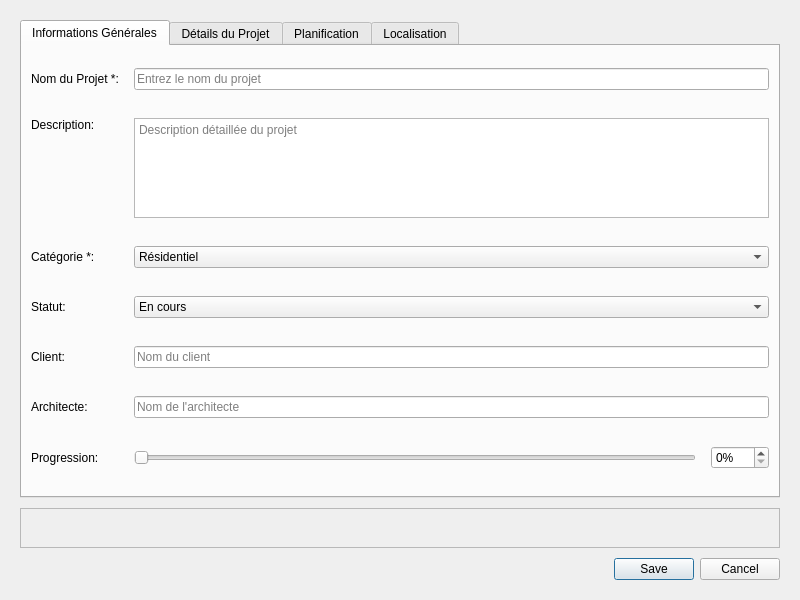
<?xml version="1.0" encoding="UTF-8"?>
<ui version="4.0">
 <class>ProjetDialog</class>
 <widget class="QDialog" name="ProjetDialog">
  <property name="geometry">
   <rect>
    <x>0</x>
    <y>0</y>
    <width>800</width>
    <height>600</height>
   </rect>
  </property>
  <property name="windowTitle">
   <string>Gestion de Projet - ArchiFlow</string>
  </property>
  <property name="modal">
   <bool>true</bool>
  </property>
  <layout class="QVBoxLayout" name="verticalLayout">
   <property name="spacing">
    <number>10</number>
   </property>
   <property name="leftMargin">
    <number>20</number>
   </property>
   <property name="topMargin">
    <number>20</number>
   </property>
   <property name="rightMargin">
    <number>20</number>
   </property>
   <property name="bottomMargin">
    <number>20</number>
   </property>
   <item>
    <widget class="QTabWidget" name="tabWidget">
     <property name="currentIndex">
      <number>0</number>
     </property>
     <widget class="QWidget" name="tabGeneral">
      <attribute name="title">
       <string>Informations Générales</string>
      </attribute>
      <layout class="QFormLayout" name="formLayoutGeneral">
       <property name="horizontalSpacing">
        <number>15</number>
       </property>
       <property name="verticalSpacing">
        <number>15</number>
       </property>
       <item row="0" column="0">
        <widget class="QLabel" name="labelNom">
         <property name="text">
          <string>Nom du Projet *:</string>
         </property>
        </widget>
       </item>
       <item row="0" column="1">
        <widget class="QLineEdit" name="lineEditNom">
         <property name="placeholderText">
          <string>Entrez le nom du projet</string>
         </property>
        </widget>
       </item>
       <item row="1" column="0">
        <widget class="QLabel" name="labelDescription">
         <property name="text">
          <string>Description:</string>
         </property>
         <property name="alignment">
          <set>Qt::AlignLeading|Qt::AlignLeft|Qt::AlignTop</set>
         </property>
        </widget>
       </item>
       <item row="1" column="1">
        <widget class="QTextEdit" name="textEditDescription">
         <property name="maximumSize">
          <size>
           <width>16777215</width>
           <height>100</height>
          </size>
         </property>
         <property name="placeholderText">
          <string>Description détaillée du projet</string>
         </property>
        </widget>
       </item>
       <item row="2" column="0">
        <widget class="QLabel" name="labelCategorie">
         <property name="text">
          <string>Catégorie *:</string>
         </property>
        </widget>
       </item>
       <item row="2" column="1">
        <widget class="QComboBox" name="comboBoxCategorie">
         <item>
          <property name="text">
           <string>Résidentiel</string>
          </property>
         </item>
         <item>
          <property name="text">
           <string>Commercial</string>
          </property>
         </item>
         <item>
          <property name="text">
           <string>Industriel</string>
          </property>
         </item>
         <item>
          <property name="text">
           <string>Institutionnel</string>
          </property>
         </item>
         <item>
          <property name="text">
           <string>Rénovation</string>
          </property>
         </item>
        </widget>
       </item>
       <item row="3" column="0">
        <widget class="QLabel" name="labelStatut">
         <property name="text">
          <string>Statut:</string>
         </property>
        </widget>
       </item>
       <item row="3" column="1">
        <widget class="QComboBox" name="comboBoxStatut">
         <item>
          <property name="text">
           <string>En cours</string>
          </property>
         </item>
         <item>
          <property name="text">
           <string>Terminé</string>
          </property>
         </item>
         <item>
          <property name="text">
           <string>En attente</string>
          </property>
         </item>
         <item>
          <property name="text">
           <string>Annulé</string>
          </property>
         </item>
         <item>
          <property name="text">
           <string>Suspendu</string>
          </property>
         </item>
        </widget>
       </item>
       <item row="4" column="0">
        <widget class="QLabel" name="labelClient">
         <property name="text">
          <string>Client:</string>
         </property>
        </widget>
       </item>
       <item row="4" column="1">
        <widget class="QLineEdit" name="lineEditClient">
         <property name="placeholderText">
          <string>Nom du client</string>
         </property>
        </widget>
       </item>
       <item row="5" column="0">
        <widget class="QLabel" name="labelArchitecte">
         <property name="text">
          <string>Architecte:</string>
         </property>
        </widget>
       </item>
       <item row="5" column="1">
        <widget class="QLineEdit" name="lineEditArchitecte">
         <property name="placeholderText">
          <string>Nom de l'architecte</string>
         </property>
        </widget>
       </item>
       <item row="6" column="0">
        <widget class="QLabel" name="labelProgression">
         <property name="text">
          <string>Progression:</string>
         </property>
        </widget>
       </item>
       <item row="6" column="1">
        <layout class="QHBoxLayout" name="layoutProgression">
         <item>
          <widget class="QSlider" name="sliderProgression">
           <property name="maximum">
            <number>100</number>
           </property>
           <property name="orientation">
            <enum>Qt::Horizontal</enum>
           </property>
          </widget>
         </item>
         <item>
          <widget class="QSpinBox" name="spinBoxProgression">
           <property name="suffix">
            <string>%</string>
           </property>
           <property name="maximum">
            <number>100</number>
           </property>
          </widget>
         </item>
        </layout>
       </item>
      </layout>
     </widget>
     <widget class="QWidget" name="tabDetails">
      <attribute name="title">
       <string>Détails du Projet</string>
      </attribute>
      <layout class="QFormLayout" name="formLayoutDetails">
       <property name="horizontalSpacing">
        <number>15</number>
       </property>
       <property name="verticalSpacing">
        <number>15</number>
       </property>
       <item row="0" column="0">
        <widget class="QLabel" name="labelBudget">
         <property name="text">
          <string>Budget:</string>
         </property>
        </widget>
       </item>
       <item row="0" column="1">
        <widget class="QDoubleSpinBox" name="doubleSpinBoxBudget">
         <property name="suffix">
          <string> €</string>
         </property>
         <property name="maximum">
          <double>999999999.000000000000000</double>
         </property>
        </widget>
       </item>
       <item row="1" column="0">
        <widget class="QLabel" name="labelSurface">
         <property name="text">
          <string>Surface:</string>
         </property>
        </widget>
       </item>
       <item row="1" column="1">
        <widget class="QDoubleSpinBox" name="doubleSpinBoxSurface">
         <property name="suffix">
          <string> m²</string>
         </property>
         <property name="maximum">
          <double>999999.000000000000000</double>
         </property>
        </widget>
       </item>
       <item row="2" column="0">
        <widget class="QLabel" name="labelEtage">
         <property name="text">
          <string>Nombre d'étages:</string>
         </property>
        </widget>
       </item>
       <item row="2" column="1">
        <widget class="QSpinBox" name="spinBoxEtage">
         <property name="maximum">
          <number>500</number>
         </property>
        </widget>
       </item>
       <item row="3" column="0">
        <widget class="QLabel" name="labelMateriauPrincipal">
         <property name="text">
          <string>Matériau Principal:</string>
         </property>
        </widget>
       </item>
       <item row="3" column="1">
        <widget class="QComboBox" name="comboBoxMateriauPrincipal">
         <property name="editable">
          <bool>true</bool>
         </property>
         <item>
          <property name="text">
           <string>Béton</string>
          </property>
         </item>
         <item>
          <property name="text">
           <string>Acier</string>
          </property>
         </item>
         <item>
          <property name="text">
           <string>Bois</string>
          </property>
         </item>
         <item>
          <property name="text">
           <string>Brique</string>
          </property>
         </item>
         <item>
          <property name="text">
           <string>Pierre</string>
          </property>
         </item>
         <item>
          <property name="text">
           <string>Verre</string>
          </property>
         </item>
         <item>
          <property name="text">
           <string>Mixte</string>
          </property>
         </item>
        </widget>
       </item>
      </layout>
     </widget>
     <widget class="QWidget" name="tabPlanification">
      <attribute name="title">
       <string>Planification</string>
      </attribute>
      <layout class="QFormLayout" name="formLayoutPlanification">
       <property name="horizontalSpacing">
        <number>15</number>
       </property>
       <property name="verticalSpacing">
        <number>15</number>
       </property>
       <item row="0" column="0">
        <widget class="QLabel" name="labelDateDebut">
         <property name="text">
          <string>Date de début:</string>
         </property>
        </widget>
       </item>
       <item row="0" column="1">
        <widget class="QDateEdit" name="dateEditDebut">
         <property name="calendarPopup">
          <bool>true</bool>
         </property>
        </widget>
       </item>
       <item row="1" column="0">
        <widget class="QLabel" name="labelDateFinEstimee">
         <property name="text">
          <string>Date de fin estimée:</string>
         </property>
        </widget>
       </item>
       <item row="1" column="1">
        <widget class="QDateEdit" name="dateEditFinEstimee">
         <property name="calendarPopup">
          <bool>true</bool>
         </property>
        </widget>
       </item>
       <item row="2" column="0">
        <widget class="QLabel" name="labelDureeEstimee">
         <property name="text">
          <string>Durée estimée:</string>
         </property>
        </widget>
       </item>
       <item row="2" column="1">
        <widget class="QLabel" name="labelDureeCalculee">
         <property name="text">
          <string>-- jours</string>
         </property>
         <property name="styleSheet">
          <string>font-weight: bold; color: #E3C6B0;</string>
         </property>
        </widget>
       </item>
      </layout>
     </widget>
     <widget class="QWidget" name="tabLocalisation">
      <attribute name="title">
       <string>Localisation</string>
      </attribute>
      <layout class="QFormLayout" name="formLayoutLocalisation">
       <property name="horizontalSpacing">
        <number>15</number>
       </property>
       <property name="verticalSpacing">
        <number>15</number>
       </property>
       <item row="0" column="0">
        <widget class="QLabel" name="labelAdresse">
         <property name="text">
          <string>Adresse:</string>
         </property>
        </widget>
       </item>
       <item row="0" column="1">
        <widget class="QLineEdit" name="lineEditAdresse">
         <property name="placeholderText">
          <string>Adresse complète du projet</string>
         </property>
        </widget>
       </item>
       <item row="1" column="0">
        <widget class="QLabel" name="labelLatitude">
         <property name="text">
          <string>Latitude:</string>
         </property>
        </widget>
       </item>
       <item row="1" column="1">
        <widget class="QDoubleSpinBox" name="doubleSpinBoxLatitude">
         <property name="decimals">
          <number>6</number>
         </property>
         <property name="minimum">
          <double>-90.000000000000000</double>
         </property>
         <property name="maximum">
          <double>90.000000000000000</double>
         </property>
        </widget>
       </item>
       <item row="2" column="0">
        <widget class="QLabel" name="labelLongitude">
         <property name="text">
          <string>Longitude:</string>
         </property>
        </widget>
       </item>
       <item row="2" column="1">
        <widget class="QDoubleSpinBox" name="doubleSpinBoxLongitude">
         <property name="decimals">
          <number>6</number>
         </property>
         <property name="minimum">
          <double>-180.000000000000000</double>
         </property>
         <property name="maximum">
          <double>180.000000000000000</double>
         </property>
        </widget>
       </item>
       <item row="3" column="1">
        <layout class="QHBoxLayout" name="layoutLocationButtons">
         <item>
          <widget class="QPushButton" name="pushButtonRechercherLocalisation">
           <property name="text">
            <string>Rechercher</string>
           </property>
          </widget>
         </item>
         <item>
          <widget class="QPushButton" name="pushButtonClearLocalisation">
           <property name="text">
            <string>Effacer</string>
           </property>
          </widget>
         </item>
         <item>
          <spacer name="horizontalSpacer">
           <property name="orientation">
            <enum>Qt::Horizontal</enum>
           </property>
           <property name="sizeHint" stdset="0">
            <size>
             <width>40</width>
             <height>20</height>
            </size>
           </property>
          </spacer>
         </item>
        </layout>
       </item>
      </layout>
     </widget>
    </widget>
   </item>
   <item>
    <widget class="QFrame" name="frameValidation">
     <property name="frameShape">
      <enum>QFrame::StyledPanel</enum>
     </property>
     <layout class="QHBoxLayout" name="layoutValidation">
      <item>
       <widget class="QLabel" name="labelValidationMessage">
        <property name="text">
         <string/>
        </property>
        <property name="styleSheet">
         <string>color: #FF6B6B; font-weight: bold;</string>
        </property>
        <property name="wordWrap">
         <bool>true</bool>
        </property>
       </widget>
      </item>
      <item>
       <spacer name="horizontalSpacerValidation">
        <property name="orientation">
         <enum>Qt::Horizontal</enum>
        </property>
        <property name="sizeHint" stdset="0">
         <size>
          <width>40</width>
          <height>20</height>
         </size>
        </property>
       </spacer>
      </item>
     </layout>
    </widget>
   </item>
   <item>
    <widget class="QDialogButtonBox" name="buttonBox">
     <property name="orientation">
      <enum>Qt::Horizontal</enum>
     </property>
     <property name="standardButtons">
      <set>QDialogButtonBox::Cancel|QDialogButtonBox::Save</set>
     </property>
    </widget>
   </item>
  </layout>
 </widget>
 <resources/>
 <connections>
  <connection>
   <sender>buttonBox</sender>
   <signal>accepted()</signal>
   <receiver>ProjetDialog</receiver>
   <slot>accept()</slot>
   <hints>
    <hint type="sourcelabel">
     <x>248</x>
     <y>254</y>
    </hint>
    <hint type="destinationlabel">
     <x>157</x>
     <y>274</y>
    </hint>
   </hints>
  </connection>
  <connection>
   <sender>buttonBox</sender>
   <signal>rejected()</signal>
   <receiver>ProjetDialog</receiver>
   <slot>reject()</slot>
   <hints>
    <hint type="sourcelabel">
     <x>316</x>
     <y>260</y>
    </hint>
    <hint type="destinationlabel">
     <x>286</x>
     <y>274</y>
    </hint>
   </hints>
  </connection>
  <connection>
   <sender>sliderProgression</sender>
   <signal>valueChanged(int)</signal>
   <receiver>spinBoxProgression</receiver>
   <slot>setValue(int)</slot>
   <hints>
    <hint type="sourcelabel">
     <x>300</x>
     <y>200</y>
    </hint>
    <hint type="destinationlabel">
     <x>350</x>
     <y>200</y>
    </hint>
   </hints>
  </connection>
  <connection>
   <sender>spinBoxProgression</sender>
   <signal>valueChanged(int)</signal>
   <receiver>sliderProgression</receiver>
   <slot>setValue(int)</slot>
   <hints>
    <hint type="sourcelabel">
     <x>350</x>
     <y>200</y>
    </hint>
    <hint type="destinationlabel">
     <x>300</x>
     <y>200</y>
    </hint>
   </hints>
  </connection>
 </connections>
</ui>
